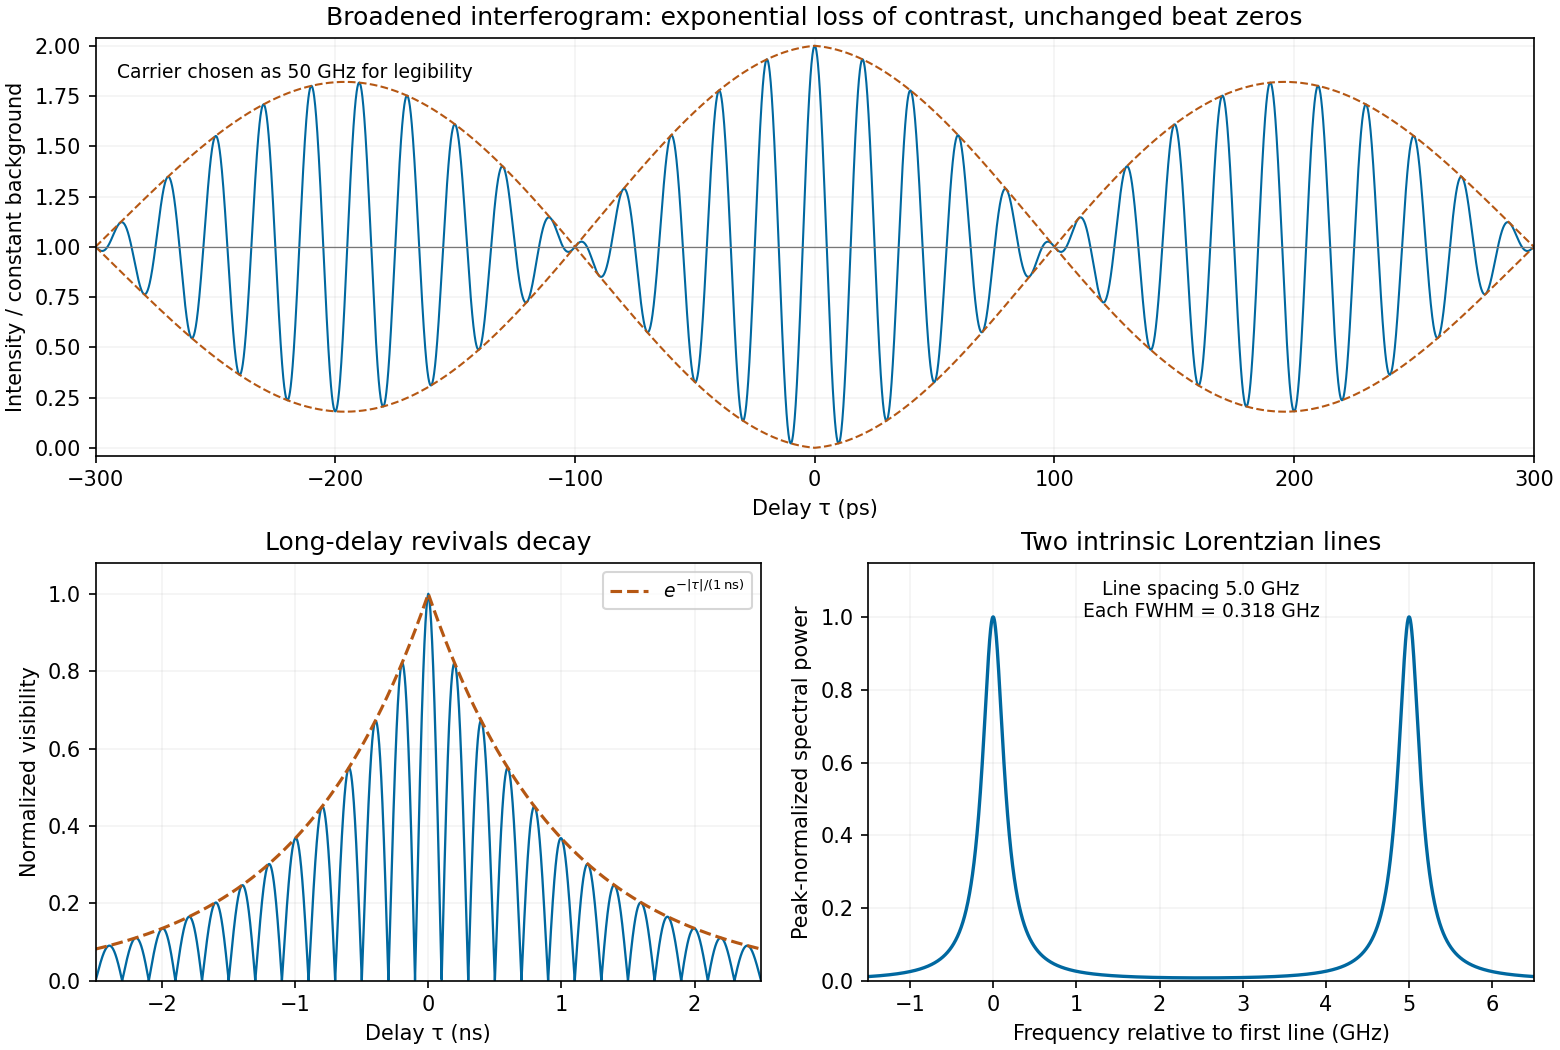

Write Python code to recreate this figure.
"""Original solution figure; tested with Python 3.14.

Uses the NumPy and Matplotlib dependencies in the root pyproject.toml.
Writes the PNG basename to the current working directory.
"""
from pathlib import Path
import matplotlib
matplotlib.use("Agg")
import matplotlib.pyplot as plt
import numpy as np

def main():
    lifetime=1e-9;delta_nu=5e9;carrier=50e9
    fig=plt.figure(figsize=(10.4,7),layout="constrained");grid=fig.add_gridspec(2,2)
    interferogram=fig.add_subplot(grid[0,:]);visibility=fig.add_subplot(grid[1,0]);spectrum=fig.add_subplot(grid[1,1])
    delay=np.linspace(-300e-12,300e-12,6000)
    envelope=np.exp(-np.abs(delay)/lifetime)*np.abs(np.cos(np.pi*delta_nu*delay))
    signal=1+np.exp(-np.abs(delay)/lifetime)*np.cos(np.pi*delta_nu*delay)*np.cos(2*np.pi*carrier*delay)
    interferogram.plot(delay*1e12,signal,color="#0068a0",lw=1)
    interferogram.plot(delay*1e12,1+envelope,color="#b55713",ls="--",lw=1)
    interferogram.plot(delay*1e12,1-envelope,color="#b55713",ls="--",lw=1)
    interferogram.axhline(1,color="#777777",lw=.6)
    interferogram.set(xlabel="Delay τ (ps)",ylabel="Intensity / constant background",title="Broadened interferogram: exponential loss of contrast, unchanged beat zeros",xlim=(-300,300),ylim=(-.04,2.04))
    interferogram.text(.015,.94,"Carrier chosen as 50 GHz for legibility",transform=interferogram.transAxes,fontsize=9,va="top")
    delay_long=np.linspace(-2.5e-9,2.5e-9,15000)
    decay=np.exp(-np.abs(delay_long)/lifetime)
    visible=decay*np.abs(np.cos(np.pi*delta_nu*delay_long))
    visibility.plot(delay_long*1e9,visible,color="#0068a0",lw=1.1)
    visibility.plot(delay_long*1e9,decay,color="#b55713",ls="--",lw=1.5,label=r"$e^{-|\tau|/(1\,\mathrm{ns})}$")
    visibility.set(xlabel="Delay τ (ns)",ylabel="Normalized visibility",title="Long-delay revivals decay",ylim=(0,1.08),xlim=(-2.5,2.5))
    visibility.legend(fontsize=9)
    freq=np.linspace(-1.5,6.5,4000);halfwidth=1/(2*np.pi*lifetime)/1e9
    lines=sum(halfwidth**2/((freq-center)**2+halfwidth**2) for center in (0,5))
    spectrum.plot(freq,lines,color="#0068a0",lw=1.6)
    spectrum.set(xlabel="Frequency relative to first line (GHz)",ylabel="Peak-normalized spectral power",title="Two intrinsic Lorentzian lines",xlim=(-1.5,6.5),ylim=(0,1.15))
    spectrum.text(.5,.87,"Line spacing 5.0 GHz\nEach FWHM = 0.318 GHz",transform=spectrum.transAxes,fontsize=9,ha="center")
    for ax in (interferogram,visibility,spectrum):ax.grid(alpha=.15)

    fig.savefig(Path(__file__).with_suffix(".png").name, dpi=150,
                facecolor="white", transparent=False)
    plt.close(fig)


if __name__ == "__main__":
    main()
